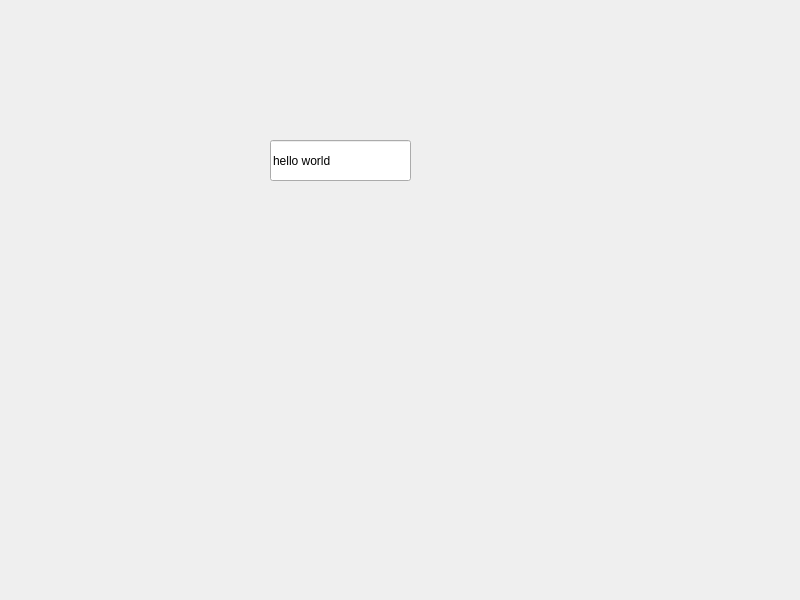
<?xml version="1.0" encoding="UTF-8"?>
<ui version="4.0">
 <class>Widget</class>
 <widget class="QWidget" name="Widget">
  <property name="geometry">
   <rect>
    <x>0</x>
    <y>0</y>
    <width>800</width>
    <height>600</height>
   </rect>
  </property>
  <property name="windowTitle">
   <string>Widget</string>
  </property>
  <widget class="QLineEdit" name="lineEdit">
   <property name="geometry">
    <rect>
     <x>270</x>
     <y>140</y>
     <width>141</width>
     <height>41</height>
    </rect>
   </property>
   <property name="text">
    <string>hello world</string>
   </property>
  </widget>
 </widget>
 <resources/>
 <connections/>
</ui>
